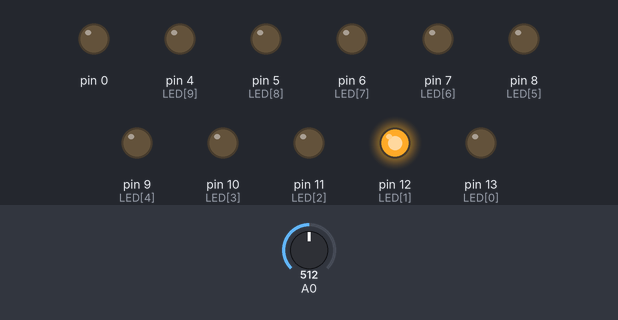
Bench run of a sketch on a simulated Arduino Uno, built with avr-gcc and run on an emulated ATmega328P. Parts: output pins drawn as LEDs (lit = HIGH). Dashed ring = blinking. Inputs (shaded band) come from the test bench; at power-on: A0 = 512.

Above: at 5.9 s.
6.0 s: A0 set to 0
At 11.2 s:
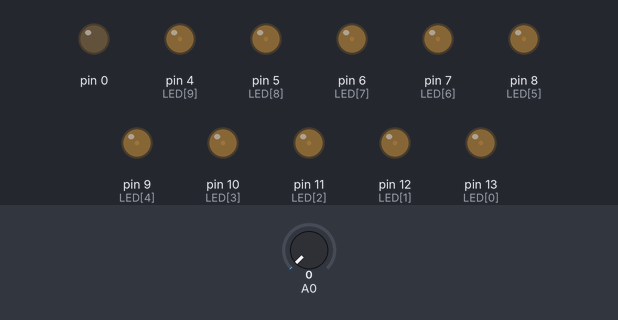
12.1 s: A0 set to 20
At 12.29 s:
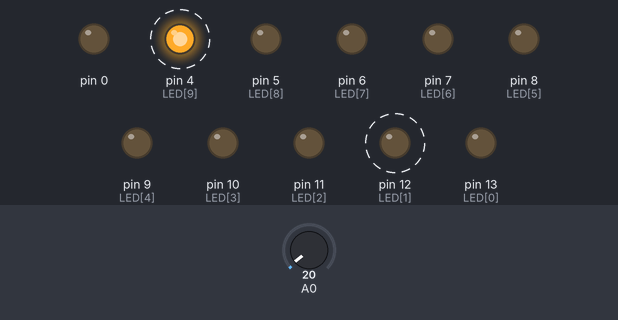
18.2 s: A0 set to 122
At 18.36 s:
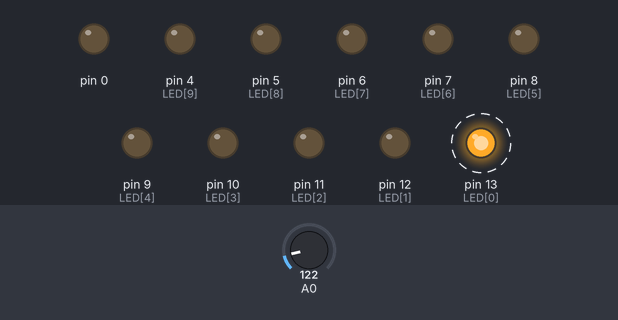
Timing chart, 0 to 30.3 s (numbered marks = the images above; inputs shaded):
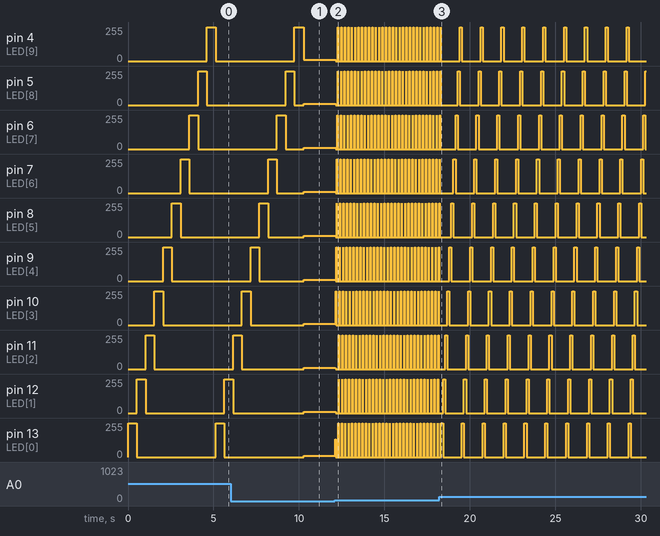

The sketch:

Act1A_potentiometer.ino
```cpp
const int LED[] = {13,12,11,10,9,8,7,6,5,4};
int delays;

void setup()
{
  for (int i=0; i<11; i++)
  {
  	pinMode(LED[i], OUTPUT);
  }
  pinMode(A0, INPUT);
}

void loop()
{
  delays = analogRead(A0);
  for (int i=0; i<10; i++){
    digitalWrite(LED[i], HIGH);
  	delay(delays);
  	digitalWrite(LED[i], LOW);
  }

}
```

Measured:
- after the input at 12.1 s, pin 4 (LED[9]): alternates 255/255 for 0.02 s and 0/255 for 0.18 s, starting after 0.06 s; pin 5 (LED[8]): 9/255 → 0/255 after 0.06 s, then repeats every 0.20 s: 255/255 0.02 s, 0/255 0.18 s
- after the input at 18.2 s, pin 10 (LED[3]): alternates 255/255 for 0.12 s and 0/255 for 1.1 s, starting after 0.47 s; pin 11 (LED[2]): alternates 255/255 for 0.12 s and 0/255 for 1.1 s, starting after 0.35 s; pin 12 (LED[1]), pin 13 (LED[0]): alternates 255/255 for 0.12 s and 0/255 for 1.1 s, starting after 0.23 s
- by itself, pin 9 (LED[4]): repeats every 1.2 s: 255/255 0.12 s, 0/255 1.1 s
